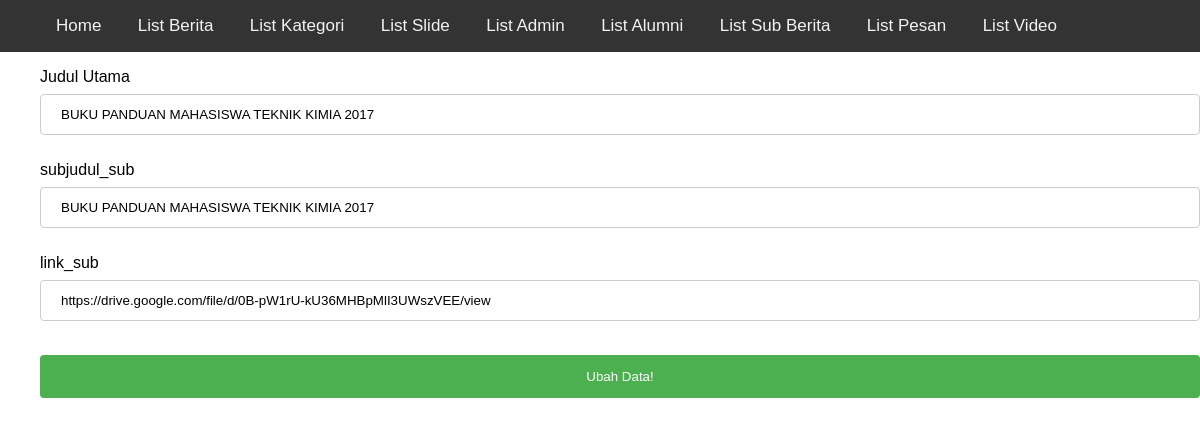
Screenshot of /admin/edit_subberita.php?id=21 with the database file from the repository.
### tables this page shows
CREATE TABLE `subberita` (
  `id_subberita` int(11) NOT NULL,
  `judul_sub` varchar(100) NOT NULL,
  `subjudul_sub` varchar(100) NOT NULL,
  `link_sub` longtext NOT NULL
);

### admin/function.php (called while the page is built, shortened)
<?php
$conn = mysqli_connect("localhost","root","","berita_kita");
function query($query){
    global $conn;
    $result= mysqli_query($conn,$query);
    $rows=[];
    while($row=mysqli_fetch_assoc($result)){
        $rows[]=$row;
    }
    return $rows;
}
?>

### admin/edit_subberita.php (the view, shortened to what this page needs)
<?php
include "layout/header.php";
require 'function.php';
$id = $_GET["id"];
$subberita = query("SELECT * FROM subberita WHERE id_subberita = $id")[0];
?>
<html>
    <head>
        <link rel="stylesheet" href="css/edit_berita.css">
    </head>
<form action="" method="post" enctype="multipart/form-data">
    <ul>
        <div class="edit-label">
            <label for="judul_sub">Judul Utama</label>
                <input type="text" name="judul_sub" placeholder="masukan judul utama.."
                required value="<?=$subberita["judul_sub"];?>"> <br>
            <label for="subjudul_sub">subjudul_sub</label>
                <input type="text" name="subjudul_sub" placeholder="masukan subjudul_sub.."
                required value="<?=$subberita["subjudul_sub"];?>"> <br>
            <label for="link_sub">link_sub</label> <br>
                <input type="url" name="link_sub" placeholder="masukan link_sub.."
                required value="<?=$subberita["link_sub"];?>"> <br>
        </div>
            <input type="submit"name="submit" value="Ubah Data!">
    </ul>
</form>
</html>

### admin/css/edit_berita.css (style rules this page uses)
input[type=text], [type=url], select { width: 100%; padding: 12px 20px; margin: 8px 0; display: block; border: 1px solid #ccc; border-radius: 4px; -webkit-box-sizing: border-box; box-sizing: border-box; }
input[type=submit] { width: 100%; background-color: #4CAF50; color: white; padding: 14px 20px; margin: 8px 0; border: none; border-radius: 4px; cursor: pointer; }
.edit-label input { width: 100%; }

### admin/layout/header.php (style rules this page uses)
body { margin: 0; font-family: Arial, Helvetica, sans-serif; }

### rows the page displays
subberita: judul_sub "BUKU PANDUAN MAHASISWA TEKNIK KIMIA 2017", subjudul_sub "BUKU PANDUAN MAHASISWA TEKNIK KIMIA 2017", link_sub "https://drive.google.com/file/d/0B-pW1rU-kU36MHBpMlI3UWszVEE/view"
